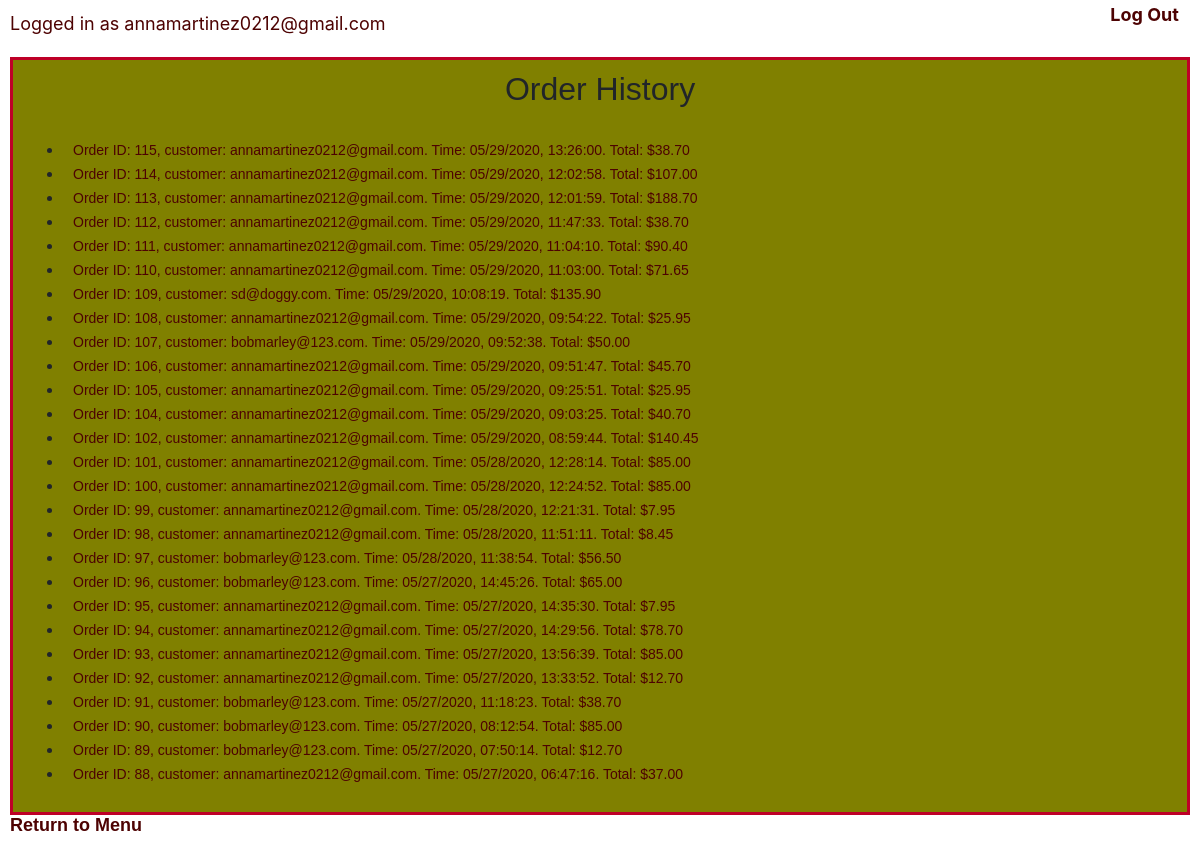
/order_history (signed in), run on an earlier commit of the app's database.
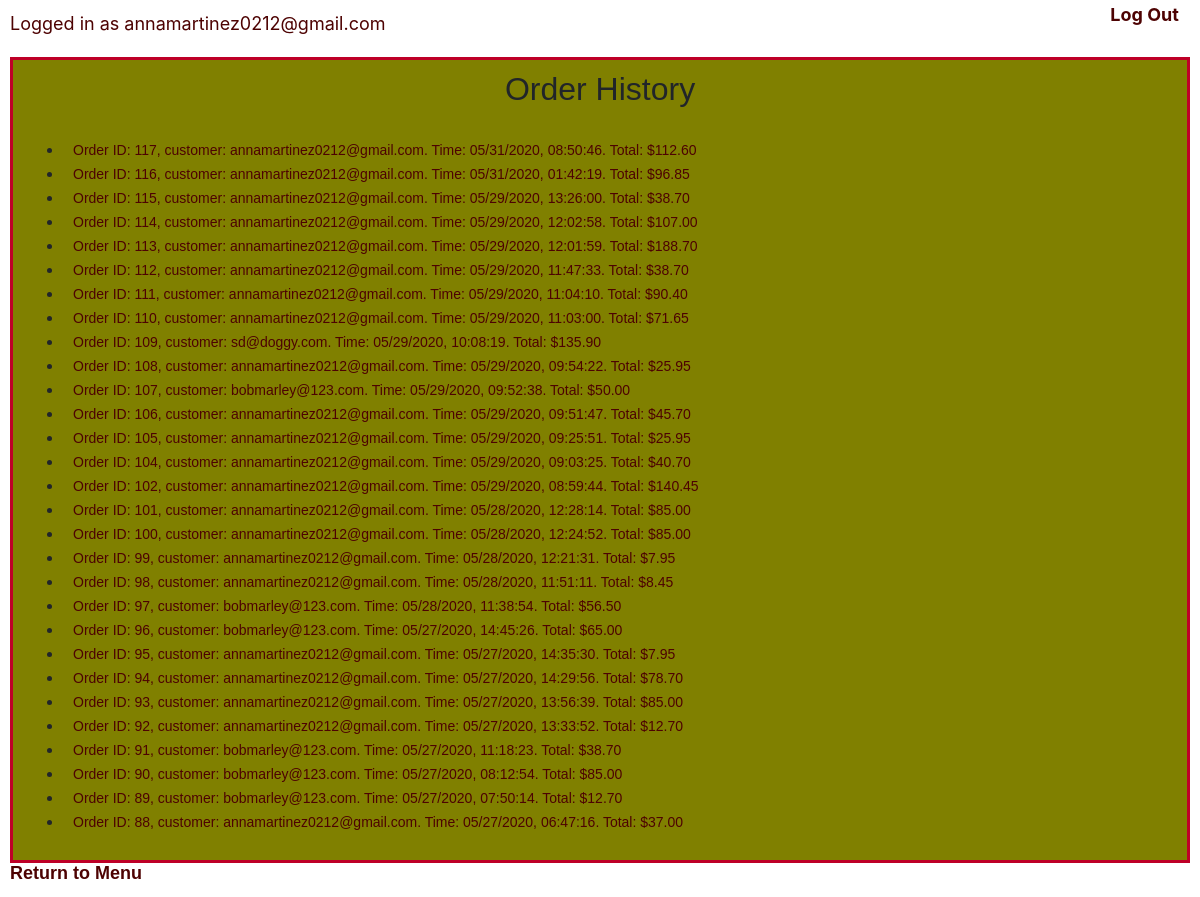
And on a later commit of the database.
### orders/models.py (models this page shows)
class Order(models.Model):
  order_id = models.AutoField(primary_key=True)
  customer = models.ForeignKey(settings.AUTH_USER_MODEL, on_delete=models.DO_NOTHING, related_name="active_customer")#can ditch rel name?
  time = models.DateTimeField(auto_now_add=True)
  total = models.DecimalField(max_digits=7, decimal_places=2, default=0)
  def __str__(self):
    time = self.time.strftime("%m/%d/%Y, %H:%M:%S")
    return f"Order ID: {self.order_id}, customer: {self.customer}. Time: {time}. Total: ${self.total}"

### orders/views.py (the view)
# urls.py: path("order_history", views.order_history, name="order_history"),
@login_required
@staff_member_required
def order_history(request):
  orders = Order.objects.all().order_by('-time')
  context = {
    "title": "Order History",
    "orders": orders
  }
  return render(request, "pizza/order_history.html", context)

### orders/context_processors.py (called while the page is built)
def customer_processor(request):
 customer = request.user
 return {'customer': customer}

### orders/templates/pizza/order_history.html (shortened to what this page needs)
{% extends "pizza/innerlayout.html" %}
{% block body %}
<div class="callout">
  <h2>{{title}}</h2>
  <br>
<ul>
  {% for o in orders %}
  <li>
    <a class="listfont" href="{% url 'order_info' o.order_id %}">{{o}}</a>
    </li>
  {% endfor %}
</ul>
  <a class="navigation-left" href="{% url 'index' %}" >Return to Menu</a>
</div>
{% endblock %}

What changed in the data, as far as the page shows it:
added Order: time+order_id+customer "Order ID: 117, customer: annamartinez0212@gmail.com. Time: 05/31/2020, 08:50:46. Total: $112.60"
added Order: time+order_id+customer "Order ID: 116, customer: annamartinez0212@gmail.com. Time: 05/31/2020, 01:42:19. Total: $96.85"
